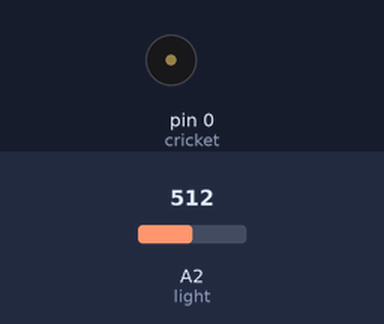
Bench run of a sketch on a simulated Arduino Uno, built with avr-gcc and run on an emulated ATmega328P. On the bench: buzzer (waves = sounding). The inputs (shaded band) are chosen by the test bench; at power-on: A2 (light) = 512.

Above: at 1.2 s.
1.3 s: A2 (light) set to 108
2.8 s: A2 (light) set to 92
At 3.2 s:
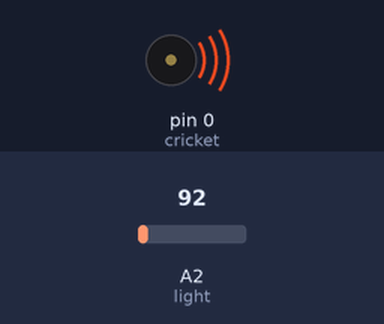
5.8 s: A2 (light) set to 110
At 6.7 s:
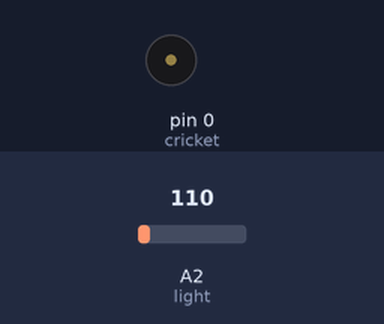
7.3 s: A2 (light) set to 90
At 8.2 s:
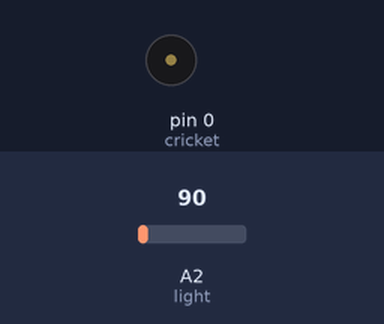
Timing chart, 0 to 11.3 s (numbered marks = the images above; inputs shaded):
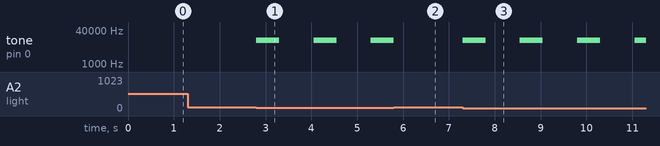

Measured:
- the behaviour switches between 100 and 99 on A2 (light) (found by bisection; images 0 and 1)
- after the input at 1.3 s, every drawn part: stays the same
- after the input at 2.8 s, tone on pin 0 (cricket): alternates 13000 Hz for 0.50 s and silent for 0.75 s, starting at once
- after the input at 5.8 s, tone on pin 0 (cricket): goes on until 5.8 s, then stays silent
- after the input at 7.3 s, tone on pin 0 (cricket): alternates 13000 Hz for 0.50 s and silent for 0.75 s, starting at once

The sketch:

Cricket.ino
```cpp
//CricketBoard
//Harmony Petty

int light = A2;
int cricket = 0;
void setup() {
 // Serial.begin(9600);
  // put your setup code here, to run once:
pinMode(cricket,OUTPUT);
}

void loop() {
  // put your main code here, to run repeatedly:
int value = analogRead(light);
//Serial.println(value);
if (value <100){
  tone(cricket,13000);
  delay(500);
  noTone(cricket);
  delay(750);
}else if(value > 100){
noTone(cricket);

}
}
```
